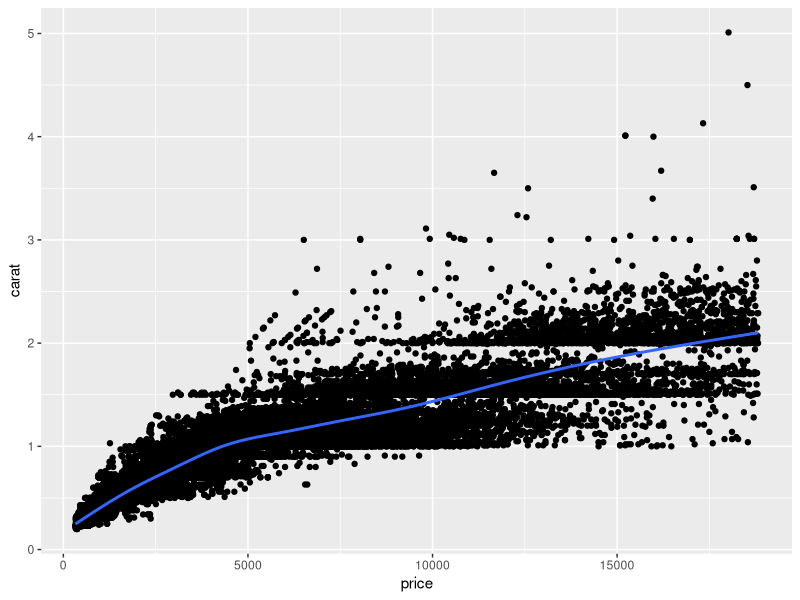

The R script that drew this image:
## ---- chunk 1
### In this code chunk, start with the diamonds dataset (built in to
### ggplot2 package) and create a plot of price vs. carat (or some other
### variables of your choice)


## ---- chunk 2


library(tidyverse)
library(ggplot2)
summary(diamonds)



## ---- chunk 3
### Both partners - delete this comment, then write some code here
### to plot, summarize, calculate something simple using the diamonds
### dataset.


## ---- chunk 4
### Both partners - delete this comment, then write some code here
### to plot, summarize, calculate something simple using the diamonds
### dataset.


## ---- chunk 5
### In this code chunk, start with the diamonds dataset (built in to
### ggplot2 package) and create a plot of price vs. carat (or some other
### variables of your choice)

library(tidyverse)
library(ggplot2)

ggplot(data = diamonds, aes (x = price, y = carat)) +
  geom_point() + 
  geom_smooth()


## ---- chunk 6
### In this code chunk, start with the diamonds dataset (built in to
### ggplot2 package) and create a subset based on filtering, e.g., 
### size greater than 1 carat or cut is "Ideal"



## ---- chunk 7
### Both partners - delete this comment, then write some code here
### to plot, summarize, calculate something simple using the diamonds
### dataset.

library(tidyverse)
library(ggplot2)



## ---- chunk 8
### Both partners - delete this comment, then write some code here
### to plot, summarize, calculate something simple using the diamonds
### dataset.


